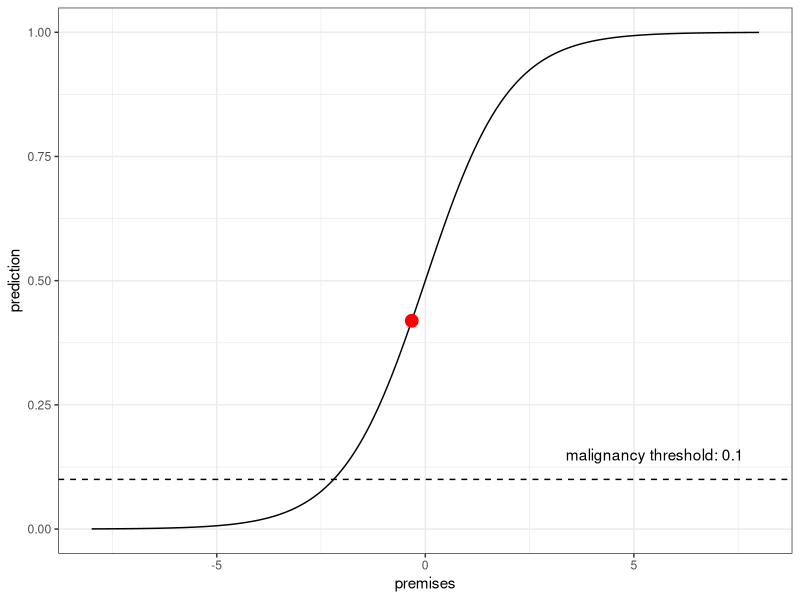

Source code (R):
## ---- chunk 1
LR2 = function(age, ascites, blood_flow, solid_component, internal_wall, acoustic_shadow) {    
    z =  -5.3718 + 0.0354 * age + 1.6159 * ascites + 1.1768 * blood_flow + 
          0.0697 * min(solid_component, 50) + 0.9586  * internal_wall - 2.9486 * acoustic_shadow
    return( 1/(1+exp(-z)) )}

val = LR2(33, 0, 1, 25, 1, 0)
print( paste("malignancy character:", ifelse(val>0.1, "malignant", "benign")) )
## ---- chunk 2
library(ggplot2)
LR2.cutoff = 0.1
LR2.yrange = seq(-8,8,0.1)

df = data.frame(x=-0.3257, y=val)
                
p = qplot(LR2.yrange, 1/(1+exp(-LR2.yrange)), 
          geom="line",
          xlab="premises",
          ylab="prediction") + 
    geom_hline(yintercept=LR2.cutoff, linetype="dashed") +
    geom_point(data=df,aes(x,y),colour="red",size=4) + 
    theme_bw() + 
    geom_text(aes(5.5, .15, label=paste("malignancy threshold:", LR2.cutoff)))

print(p)
